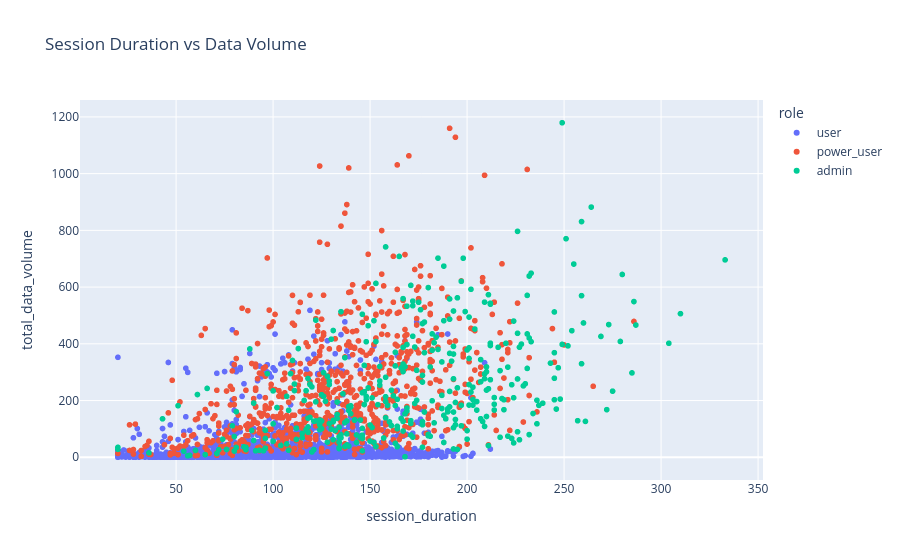

Notebook code for this chart:
### Code cell
fig = px.scatter(
    sessions_df,
    x="session_duration",
    y="total_data_volume",
    color="role",
    hover_data=["session_id"],
    title="Session Duration vs Data Volume"
)

fig.show()

### Figure 1 — Plotly figure (JSON) as saved in the notebook; plotly's stock layout.template omitted (floating-point values rounded to 4 significant figures; data arrays with more than 128 entries replaced by an {"elided": "..."} marker saying what was removed)
{"data": [{"customdata": {"elided": "3494x1 str values"}, "hovertemplate": "role=user<br>session_duration=%{x}<br>total_data_volume=%{y}<br>session_id=%{customdata[0]}<extra></extra>", "legendgroup": "user", "marker": {"color": "#636efa", "symbol": "circle"}, "mode": "markers", "name": "user", "showlegend": true, "type": "scattergl", "x": {"elided": "3494 float values"}, "xaxis": "x", "y": {"elided": "3494 float values"}, "yaxis": "y"}, {"customdata": {"elided": "781x1 str values"}, "hovertemplate": "role=power_user<br>session_duration=%{x}<br>total_data_volume=%{y}<br>session_id=%{customdata[0]}<extra></extra>", "legendgroup": "power_user", "marker": {"color": "#EF553B", "symbol": "circle"}, "mode": "markers", "name": "power_user", "showlegend": true, "type": "scattergl", "x": {"elided": "781 float values"}, "xaxis": "x", "y": {"elided": "781 float values"}, "yaxis": "y"}, {"customdata": {"elided": "364x1 str values"}, "hovertemplate": "role=admin<br>session_duration=%{x}<br>total_data_volume=%{y}<br>session_id=%{customdata[0]}<extra></extra>", "legendgroup": "admin", "marker": {"color": "#00cc96", "symbol": "circle"}, "mode": "markers", "name": "admin", "showlegend": true, "type": "scattergl", "x": {"elided": "364 float values"}, "xaxis": "x", "y": {"elided": "364 float values"}, "yaxis": "y"}], "layout": {"legend": {"title": {"text": "role"}, "tracegroupgap": 0}, "title": {"text": "Session Duration vs Data Volume"}, "xaxis": {"anchor": "y", "domain": [0, 1], "title": {"text": "session_duration"}}, "yaxis": {"anchor": "x", "domain": [0, 1], "title": {"text": "total_data_volume"}}}}
